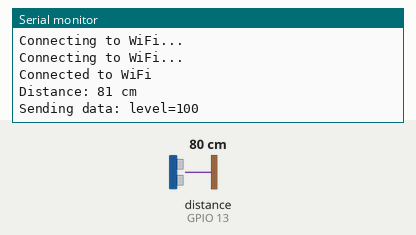
The sketch below on a simulated ESP32. Parts: the last lines printed to the serial monitor. The test bench sets the inputs (shaded band); at power-on: distance to the obstacle (sensor on GPIO 13) 80 cm. The echo pulse lasts 58.3 µs per cm; WiFi joins after 1.5 s; servers stay silent unless stated; uploads are accepted with an empty reply.

Above: at 3.2 s.
3.3 s: distance to the obstacle (sensor on GPIO 13) set to 96 cm
At 3.3 s:
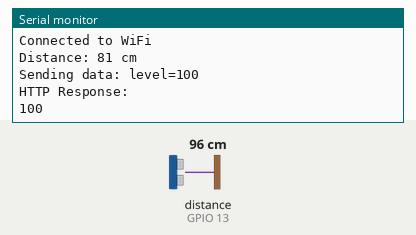
5.0 s: distance to the obstacle (sensor on GPIO 13) set to 105 cm
At 6.2 s:
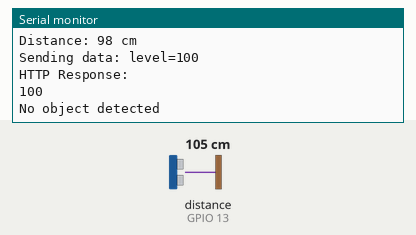

The sketch:

waterlevel.ino
```cpp
#include <WiFi.h>
#include <NewPing.h>
#include <HTTPClient.h>

const char* ssid = "Pasti Dadi";
const char* password = "bejo0808";
const char* serverUrl = "http://192.168.145.154/mengukurair/savedata.php"; // Ganti dengan URL server Anda


#define TRIGGER_PIN 12
#define ECHO_PIN 13
#define MAX_DISTANCE 100
#define SENSOR_HEIGHT 3 // Jarak sensor dari permukaan air (dalam cm)
#define MAX_WATER_HEIGHT 10 // Tinggi maksimal air dari dasar hingga permukaan (dalam cm)

NewPing sonar(TRIGGER_PIN, ECHO_PIN, MAX_DISTANCE);

void setup() {
  Serial.begin(115200);

  WiFi.begin(ssid, password);
  while (WiFi.status() != WL_CONNECTED) {
    delay(1000);
    Serial.println("Connecting to WiFi...");
  }
  Serial.println("Connected to WiFi");
}

void loop() {
  delay(1000);

  unsigned int distance = sonar.ping_cm();

  if (distance == 0) {
    Serial.println("No object detected");
  } else {
    Serial.print("Distance: ");
    Serial.print(distance);
    Serial.println(" cm");

    float waterLevelHeight = MAX_WATER_HEIGHT - (distance - SENSOR_HEIGHT);
    waterLevelHeight = constrain(waterLevelHeight, 0, MAX_WATER_HEIGHT);
    int waterLevelPercentage = (waterLevelHeight / MAX_WATER_HEIGHT) * 100;

    sendData(waterLevelPercentage);
     Serial.println(waterLevelPercentage);
  }
}

void sendData(int waterLevelPercentage) {
  if (WiFi.status() == WL_CONNECTED) {
    HTTPClient http;
    String data = "level=" + String(waterLevelPercentage);
    // String data = "idsensor=" + String(id) + "&status=" + String(status) + "&jumlah=" + String(jumlah);
    Serial.println("Sending data: " + data);

    http.begin(serverUrl);
    http.addHeader("Content-Type", "application/x-www-form-urlencoded");
    int httpResponseCode = http.POST(data);

    if (httpResponseCode > 0) {
      String response = http.getString();
      Serial.println("HTTP Response: " + response);
    } else {
      Serial.println("Error sending data to server");
    }

    http.end();
  } else {
    Serial.println("WiFi Disconnected. Unable to send data.");
  }
}
```

Measured:
- the behaviour switches between 100 and 101 cm on distance to the obstacle (sensor on GPIO 13) (found by bisection; images 1 and 2)
- after the input at 5.0 s, the serial monitor: prints a new line after 0.42 s (image 2)
